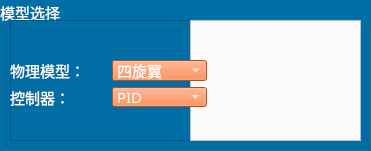
  <widget class="QGroupBox" name="groupBox_2">
   <property name="geometry">
    <rect>
     <x>20</x>
     <y>70</y>
     <width>371</width>
     <height>151</height>
    </rect>
   </property>
   <property name="palette">
    <palette>
     <active>
      <colorrole role="WindowText">
       <brush brushstyle="SolidPattern">
        <color alpha="255">
         <red>255</red>
         <green>255</green>
         <blue>255</blue>
        </color>
       </brush>
      </colorrole>
      <colorrole role="Button">
       <brush brushstyle="SolidPattern">
        <color alpha="255">
         <red>0</red>
         <green>111</green>
         <blue>166</blue>
        </color>
       </brush>
      </colorrole>
      <colorrole role="Text">
       <brush brushstyle="SolidPattern">
        <color alpha="255">
         <red>255</red>
         <green>255</green>
         <blue>255</blue>
        </color>
       </brush>
      </colorrole>
      <colorrole role="ButtonText">
       <brush brushstyle="SolidPattern">
        <color alpha="255">
         <red>255</red>
         <green>255</green>
         <blue>255</blue>
        </color>
       </brush>
      </colorrole>
      <colorrole role="Base">
       <brush brushstyle="SolidPattern">
        <color alpha="255">
         <red>0</red>
         <green>111</green>
         <blue>166</blue>
        </color>
       </brush>
      </colorrole>
      <colorrole role="Window">
       <brush brushstyle="SolidPattern">
        <color alpha="255">
         <red>0</red>
         <green>111</green>
         <blue>166</blue>
        </color>
       </brush>
      </colorrole>
      <colorrole role="PlaceholderText">
       <brush brushstyle="SolidPattern">
        <color alpha="128">
         <red>255</red>
         <green>255</green>
         <blue>255</blue>
        </color>
       </brush>
      </colorrole>
     </active>
     <inactive>
      <colorrole role="WindowText">
       <brush brushstyle="SolidPattern">
        <color alpha="255">
         <red>255</red>
         <green>255</green>
         <blue>255</blue>
        </color>
       </brush>
      </colorrole>
      <colorrole role="Button">
       <brush brushstyle="SolidPattern">
        <color alpha="255">
         <red>0</red>
         <green>111</green>
         <blue>166</blue>
        </color>
       </brush>
      </colorrole>
      <colorrole role="Text">
       <brush brushstyle="SolidPattern">
        <color alpha="255">
         <red>255</red>
         <green>255</green>
         <blue>255</blue>
        </color>
       </brush>
      </colorrole>
      <colorrole role="ButtonText">
       <brush brushstyle="SolidPattern">
        <color alpha="255">
         <red>255</red>
         <green>255</green>
         <blue>255</blue>
        </color>
       </brush>
      </colorrole>
      <colorrole role="Base">
       <brush brushstyle="SolidPattern">
        <color alpha="255">
         <red>0</red>
         <green>111</green>
         <blue>166</blue>
        </color>
       </brush>
      </colorrole>
      <colorrole role="Window">
       <brush brushstyle="SolidPattern">
        <color alpha="255">
         <red>0</red>
         <green>111</green>
         <blue>166</blue>
        </color>
       </brush>
      </colorrole>
      <colorrole role="PlaceholderText">
       <brush brushstyle="SolidPattern">
        <color alpha="128">
         <red>255</red>
         <green>255</green>
         <blue>255</blue>
        </color>
       </brush>
      </colorrole>
     </inactive>
     <disabled>
      <colorrole role="WindowText">
       <brush brushstyle="SolidPattern">
        <color alpha="255">
         <red>120</red>
         <green>120</green>
         <blue>120</blue>
        </color>
       </brush>
      </colorrole>
      <colorrole role="Button">
       <brush brushstyle="SolidPattern">
        <color alpha="255">
         <red>0</red>
         <green>111</green>
         <blue>166</blue>
        </color>
       </brush>
      </colorrole>
      <colorrole role="Text">
       <brush brushstyle="SolidPattern">
        <color alpha="255">
         <red>120</red>
         <green>120</green>
         <blue>120</blue>
        </color>
       </brush>
      </colorrole>
      <colorrole role="ButtonText">
       <brush brushstyle="SolidPattern">
        <color alpha="255">
         <red>120</red>
         <green>120</green>
         <blue>120</blue>
        </color>
       </brush>
      </colorrole>
      <colorrole role="Base">
       <brush brushstyle="SolidPattern">
        <color alpha="255">
         <red>0</red>
         <green>111</green>
         <blue>166</blue>
        </color>
       </brush>
      </colorrole>
      <colorrole role="Window">
       <brush brushstyle="SolidPattern">
        <color alpha="255">
         <red>0</red>
         <green>111</green>
         <blue>166</blue>
        </color>
       </brush>
      </colorrole>
      <colorrole role="PlaceholderText">
       <brush brushstyle="SolidPattern">
        <color alpha="128">
         <red>0</red>
         <green>0</green>
         <blue>0</blue>
        </color>
       </brush>
      </colorrole>
     </disabled>
    </palette>
   </property>
   <property name="font">
    <font>
     <family>等线</family>
     <pointsize>11</pointsize>
    </font>
   </property>
   <property name="title">
    <string>模型选择</string>
   </property>
   <widget class="QFrame" name="frame">
    <property name="geometry">
     <rect>
      <x>10</x>
      <y>20</y>
      <width>351</width>
      <height>121</height>
     </rect>
    </property>
    <property name="frameShape">
     <enum>QFrame::StyledPanel</enum>
    </property>
    <property name="frameShadow">
     <enum>QFrame::Raised</enum>
    </property>
    <widget class="QGraphicsView" name="graphicsView">
     <property name="geometry">
      <rect>
       <x>180</x>
       <y>0</y>
       <width>171</width>
       <height>121</height>
      </rect>
     </property>
     <property name="styleSheet">
      <string notr="true">background-color: rgb(250, 250, 250);</string>
     </property>
    </widget>
    <widget class="QWidget" name="layoutWidget">
     <property name="geometry">
      <rect>
       <x>0</x>
       <y>40</y>
       <width>197</width>
       <height>47</height>
      </rect>
     </property>
     <layout class="QGridLayout" name="gridLayout">
      <item row="0" column="0">
       <widget class="QLabel" name="label_6">
        <property name="palette">
         <palette>
          <active>
           <colorrole role="WindowText">
            <brush brushstyle="SolidPattern">
             <color alpha="255">
              <red>255</red>
              <green>255</green>
              <blue>255</blue>
             </color>
            </brush>
           </colorrole>
           <colorrole role="Button">
            <brush brushstyle="SolidPattern">
             <color alpha="255">
              <red>0</red>
              <green>111</green>
              <blue>166</blue>
             </color>
            </brush>
           </colorrole>
           <colorrole role="Base">
            <brush brushstyle="SolidPattern">
             <color alpha="255">
              <red>0</red>
              <green>111</green>
              <blue>166</blue>
             </color>
            </brush>
           </colorrole>
           <colorrole role="Window">
            <brush brushstyle="SolidPattern">
             <color alpha="255">
              <red>0</red>
              <green>111</green>
              <blue>166</blue>
             </color>
            </brush>
           </colorrole>
          </active>
          <inactive>
           <colorrole role="WindowText">
            <brush brushstyle="SolidPattern">
             <color alpha="255">
              <red>255</red>
              <green>255</green>
              <blue>255</blue>
             </color>
            </brush>
           </colorrole>
           <colorrole role="Button">
            <brush brushstyle="SolidPattern">
             <color alpha="255">
              <red>0</red>
              <green>111</green>
              <blue>166</blue>
             </color>
            </brush>
           </colorrole>
           <colorrole role="Base">
            <brush brushstyle="SolidPattern">
             <color alpha="255">
              <red>0</red>
              <green>111</green>
              <blue>166</blue>
             </color>
            </brush>
           </colorrole>
           <colorrole role="Window">
            <brush brushstyle="SolidPattern">
             <color alpha="255">
              <red>0</red>
              <green>111</green>
              <blue>166</blue>
             </color>
            </brush>
           </colorrole>
          </inactive>
          <disabled>
           <colorrole role="WindowText">
            <brush brushstyle="SolidPattern">
             <color alpha="255">
              <red>120</red>
              <green>120</green>
              <blue>120</blue>
             </color>
            </brush>
           </colorrole>
           <colorrole role="Button">
            <brush brushstyle="SolidPattern">
             <color alpha="255">
              <red>0</red>
              <green>111</green>
              <blue>166</blue>
             </color>
            </brush>
           </colorrole>
           <colorrole role="Base">
            <brush brushstyle="SolidPattern">
             <color alpha="255">
              <red>0</red>
              <green>111</green>
              <blue>166</blue>
             </color>
            </brush>
           </colorrole>
           <colorrole role="Window">
            <brush brushstyle="SolidPattern">
             <color alpha="255">
              <red>0</red>
              <green>111</green>
              <blue>166</blue>
             </color>
            </brush>
           </colorrole>
          </disabled>
         </palette>
        </property>
        <property name="font">
         <font>
          <family>等线</family>
          <pointsize>11</pointsize>
         </font>
        </property>
        <property name="text">
         <string>物理模型：</string>
        </property>
       </widget>
      </item>
      <item row="0" column="1">
       <widget class="QComboBox" name="comboBox">
        <property name="palette">
         <palette>
          <active>
           <colorrole role="WindowText">
            <brush brushstyle="SolidPattern">
             <color alpha="255">
              <red>255</red>
              <green>255</green>
              <blue>255</blue>
             </color>
            </brush>
           </colorrole>
           <colorrole role="Button">
            <brush brushstyle="SolidPattern">
             <color alpha="255">
              <red>241</red>
              <green>115</green>
              <blue>52</blue>
             </color>
            </brush>
           </colorrole>
           <colorrole role="Text">
            <brush brushstyle="SolidPattern">
             <color alpha="255">
              <red>255</red>
              <green>255</green>
              <blue>255</blue>
             </color>
            </brush>
           </colorrole>
           <colorrole role="ButtonText">
            <brush brushstyle="SolidPattern">
             <color alpha="255">
              <red>255</red>
              <green>255</green>
              <blue>255</blue>
             </color>
            </brush>
           </colorrole>
           <colorrole role="Base">
            <brush brushstyle="SolidPattern">
             <color alpha="255">
              <red>241</red>
              <green>115</green>
              <blue>52</blue>
             </color>
            </brush>
           </colorrole>
           <colorrole role="Window">
            <brush brushstyle="SolidPattern">
             <color alpha="255">
              <red>241</red>
              <green>115</green>
              <blue>52</blue>
             </color>
            </brush>
           </colorrole>
           <colorrole role="ToolTipText">
            <brush brushstyle="SolidPattern">
             <color alpha="255">
              <red>255</red>
              <green>255</green>
              <blue>255</blue>
             </color>
            </brush>
           </colorrole>
           <colorrole role="PlaceholderText">
            <brush brushstyle="SolidPattern">
             <color alpha="128">
              <red>255</red>
              <green>255</green>
              <blue>255</blue>
             </color>
            </brush>
           </colorrole>
          </active>
          <inactive>
           <colorrole role="WindowText">
            <brush brushstyle="SolidPattern">
             <color alpha="255">
              <red>255</red>
              <green>255</green>
              <blue>255</blue>
             </color>
            </brush>
           </colorrole>
           <colorrole role="Button">
            <brush brushstyle="SolidPattern">
             <color alpha="255">
              <red>241</red>
              <green>115</green>
              <blue>52</blue>
             </color>
            </brush>
           </colorrole>
           <colorrole role="Text">
            <brush brushstyle="SolidPattern">
             <color alpha="255">
              <red>255</red>
              <green>255</green>
              <blue>255</blue>
             </color>
            </brush>
           </colorrole>
           <colorrole role="ButtonText">
            <brush brushstyle="SolidPattern">
             <color alpha="255">
              <red>255</red>
              <green>255</green>
              <blue>255</blue>
             </color>
            </brush>
           </colorrole>
           <colorrole role="Base">
            <brush brushstyle="SolidPattern">
             <color alpha="255">
              <red>241</red>
              <green>115</green>
              <blue>52</blue>
             </color>
            </brush>
           </colorrole>
           <colorrole role="Window">
            <brush brushstyle="SolidPattern">
             <color alpha="255">
              <red>241</red>
              <green>115</green>
              <blue>52</blue>
             </color>
            </brush>
           </colorrole>
           <colorrole role="ToolTipText">
            <brush brushstyle="SolidPattern">
             <color alpha="255">
              <red>255</red>
              <green>255</green>
              <blue>255</blue>
             </color>
            </brush>
           </colorrole>
           <colorrole role="PlaceholderText">
            <brush brushstyle="SolidPattern">
             <color alpha="128">
              <red>255</red>
              <green>255</green>
              <blue>255</blue>
             </color>
            </brush>
           </colorrole>
          </inactive>
          <disabled>
           <colorrole role="WindowText">
            <brush brushstyle="SolidPattern">
             <color alpha="255">
              <red>120</red>
              <green>120</green>
              <blue>120</blue>
             </color>
            </brush>
           </colorrole>
           <colorrole role="Button">
            <brush brushstyle="SolidPattern">
             <color alpha="255">
              <red>241</red>
              <green>115</green>
              <blue>52</blue>
             </color>
            </brush>
           </colorrole>
           <colorrole role="Text">
            <brush brushstyle="SolidPattern">
             <color alpha="255">
              <red>120</red>
              <green>120</green>
              <blue>120</blue>
             </color>
            </brush>
           </colorrole>
           <colorrole role="ButtonText">
            <brush brushstyle="SolidPattern">
             <color alpha="255">
              <red>120</red>
              <green>120</green>
              <blue>120</blue>
             </color>
            </brush>
           </colorrole>
           <colorrole role="Base">
            <brush brushstyle="SolidPattern">
             <color alpha="255">
              <red>241</red>
              <green>115</green>
              <blue>52</blue>
             </color>
            </brush>
           </colorrole>
           <colorrole role="Window">
            <brush brushstyle="SolidPattern">
             <color alpha="255">
              <red>241</red>
              <green>115</green>
              <blue>52</blue>
             </color>
            </brush>
           </colorrole>
           <colorrole role="ToolTipText">
            <brush brushstyle="SolidPattern">
             <color alpha="255">
              <red>255</red>
              <green>255</green>
              <blue>255</blue>
             </color>
            </brush>
           </colorrole>
           <colorrole role="PlaceholderText">
            <brush brushstyle="SolidPattern">
             <color alpha="128">
              <red>0</red>
              <green>0</green>
              <blue>0</blue>
             </color>
            </brush>
           </colorrole>
          </disabled>
         </palette>
        </property>
        <property name="font">
         <font>
          <family>等线</family>
         </font>
        </property>
        <property name="styleSheet">
         <string notr="true">background-color: rgb(241, 115, 52);</string>
        </property>
        <item>
         <property name="text">
          <string>四旋翼</string>
         </property>
        </item>
        <item>
         <property name="text">
          <string>六旋翼</string>
         </property>
        </item>
        <item>
         <property name="text">
          <string>八旋翼</string>
         </property>
        </item>
        <item>
         <property name="text">
          <string>无人车</string>
         </property>
        </item>
       </widget>
      </item>
      <item row="1" column="0">
       <widget class="QLabel" name="label_7">
        <property name="palette">
         <palette>
          <active>
           <colorrole role="WindowText">
            <brush brushstyle="SolidPattern">
             <color alpha="255">
              <red>255</red>
              <green>255</green>
              <blue>255</blue>
             </color>
            </brush>
           </colorrole>
           <colorrole role="Button">
            <brush brushstyle="SolidPattern">
             <color alpha="255">
              <red>0</red>
              <green>111</green>
              <blue>166</blue>
             </color>
            </brush>
           </colorrole>
           <colorrole role="Base">
            <brush brushstyle="SolidPattern">
             <color alpha="255">
              <red>0</red>
              <green>111</green>
              <blue>166</blue>
             </color>
            </brush>
           </colorrole>
           <colorrole role="Window">
            <brush brushstyle="SolidPattern">
             <color alpha="255">
              <red>0</red>
              <green>111</green>
              <blue>166</blue>
             </color>
            </brush>
           </colorrole>
          </active>
          <inactive>
           <colorrole role="WindowText">
            <brush brushstyle="SolidPattern">
             <color alpha="255">
              <red>255</red>
              <green>255</green>
              <blue>255</blue>
             </color>
            </brush>
           </colorrole>
           <colorrole role="Button">
            <brush brushstyle="SolidPattern">
             <color alpha="255">
              <red>0</red>
              <green>111</green>
              <blue>166</blue>
             </color>
            </brush>
           </colorrole>
           <colorrole role="Base">
            <brush brushstyle="SolidPattern">
             <color alpha="255">
              <red>0</red>
              <green>111</green>
              <blue>166</blue>
             </color>
            </brush>
           </colorrole>
           <colorrole role="Window">
            <brush brushstyle="SolidPattern">
             <color alpha="255">
              <red>0</red>
              <green>111</green>
              <blue>166</blue>
             </color>
            </brush>
           </colorrole>
          </inactive>
          <disabled>
           <colorrole role="WindowText">
            <brush brushstyle="SolidPattern">
             <color alpha="255">
              <red>120</red>
              <green>120</green>
              <blue>120</blue>
             </color>
            </brush>
           </colorrole>
           <colorrole role="Button">
            <brush brushstyle="SolidPattern">
             <color alpha="255">
              <red>0</red>
              <green>111</green>
              <blue>166</blue>
             </color>
            </brush>
           </colorrole>
           <colorrole role="Base">
            <brush brushstyle="SolidPattern">
             <color alpha="255">
              <red>0</red>
              <green>111</green>
              <blue>166</blue>
             </color>
            </brush>
           </colorrole>
           <colorrole role="Window">
            <brush brushstyle="SolidPattern">
             <color alpha="255">
              <red>0</red>
              <green>111</green>
              <blue>166</blue>
             </color>
            </brush>
           </colorrole>
          </disabled>
         </palette>
        </property>
        <property name="font">
         <font>
          <family>等线</family>
          <pointsize>11</pointsize>
         </font>
        </property>
        <property name="text">
         <string>控制器：</string>
        </property>
       </widget>
      </item>
      <item row="1" column="1">
       <widget class="QComboBox" name="comboBox_2">
        <property name="palette">
         <palette>
          <active>
           <colorrole role="Button">
            <brush brushstyle="SolidPattern">
             <color alpha="255">
              <red>241</red>
              <green>115</green>
              <blue>52</blue>
             </color>
            </brush>
           </colorrole>
           <colorrole role="Text">
            <brush brushstyle="SolidPattern">
             <color alpha="255">
              <red>255</red>
              <green>255</green>
              <blue>255</blue>
             </color>
            </brush>
           </colorrole>
           <colorrole role="ButtonText">
            <brush brushstyle="SolidPattern">
             <color alpha="255">
              <red>255</red>
              <green>255</green>
              <blue>255</blue>
             </color>
            </brush>
           </colorrole>
           <colorrole role="Base">
            <brush brushstyle="SolidPattern">
             <color alpha="255">
              <red>241</red>
              <green>115</green>
              <blue>52</blue>
             </color>
            </brush>
           </colorrole>
           <colorrole role="Window">
            <brush brushstyle="SolidPattern">
             <color alpha="255">
              <red>241</red>
              <green>115</green>
              <blue>52</blue>
             </color>
            </brush>
           </colorrole>
           <colorrole role="PlaceholderText">
            <brush brushstyle="SolidPattern">
             <color alpha="128">
              <red>255</red>
              <green>255</green>
              <blue>255</blue>
             </color>
            </brush>
           </colorrole>
          </active>
          <inactive>
           <colorrole role="Button">
            <brush brushstyle="SolidPattern">
             <color alpha="255">
              <red>241</red>
              <green>115</green>
              <blue>52</blue>
             </color>
            </brush>
           </colorrole>
           <colorrole role="Text">
            <brush brushstyle="SolidPattern">
             <color alpha="255">
              <red>255</red>
              <green>255</green>
              <blue>255</blue>
             </color>
            </brush>
           </colorrole>
           <colorrole role="ButtonText">
            <brush brushstyle="SolidPattern">
             <color alpha="255">
              <red>255</red>
              <green>255</green>
              <blue>255</blue>
             </color>
            </brush>
           </colorrole>
           <colorrole role="Base">
            <brush brushstyle="SolidPattern">
             <color alpha="255">
              <red>241</red>
              <green>115</green>
              <blue>52</blue>
             </color>
            </brush>
           </colorrole>
           <colorrole role="Window">
            <brush brushstyle="SolidPattern">
             <color alpha="255">
              <red>241</red>
              <green>115</green>
              <blue>52</blue>
             </color>
            </brush>
           </colorrole>
           <colorrole role="PlaceholderText">
            <brush brushstyle="SolidPattern">
             <color alpha="128">
              <red>255</red>
              <green>255</green>
              <blue>255</blue>
             </color>
            </brush>
           </colorrole>
          </inactive>
          <disabled>
           <colorrole role="Button">
            <brush brushstyle="SolidPattern">
             <color alpha="255">
              <red>241</red>
              <green>115</green>
              <blue>52</blue>
             </color>
            </brush>
           </colorrole>
           <colorrole role="Text">
            <brush brushstyle="SolidPattern">
             <color alpha="255">
              <red>120</red>
              <green>120</green>
              <blue>120</blue>
             </color>
            </brush>
           </colorrole>
           <colorrole role="ButtonText">
            <brush brushstyle="SolidPattern">
             <color alpha="255">
              <red>120</red>
              <green>120</green>
              <blue>120</blue>
             </color>
            </brush>
           </colorrole>
           <colorrole role="Base">
            <brush brushstyle="SolidPattern">
             <color alpha="255">
              <red>241</red>
              <green>115</green>
              <blue>52</blue>
             </color>
            </brush>
           </colorrole>
           <colorrole role="Window">
            <brush brushstyle="SolidPattern">
             <color alpha="255">
              <red>241</red>
              <green>115</green>
              <blue>52</blue>
             </color>
            </brush>
           </colorrole>
           <colorrole role="PlaceholderText">
            <brush brushstyle="SolidPattern">
             <color alpha="128">
              <red>0</red>
              <green>0</green>
              <blue>0</blue>
             </color>
            </brush>
           </colorrole>
          </disabled>
         </palette>
        </property>
        <property name="styleSheet">
         <string notr="true">background-color: rgb(241, 115, 52);</string>
        </property>
        <item>
         <property name="text">
          <string>PID</string>
         </property>
        </item>
        <item>
         <property name="text">
          <string>Adaptive</string>
         </property>
        </item>
        <item>
         <property name="text">
          <string>LQR</string>
         </property>
        </item>
       </widget>
      </item>
     </layout>
    </widget>
   </widget>
  </widget>
